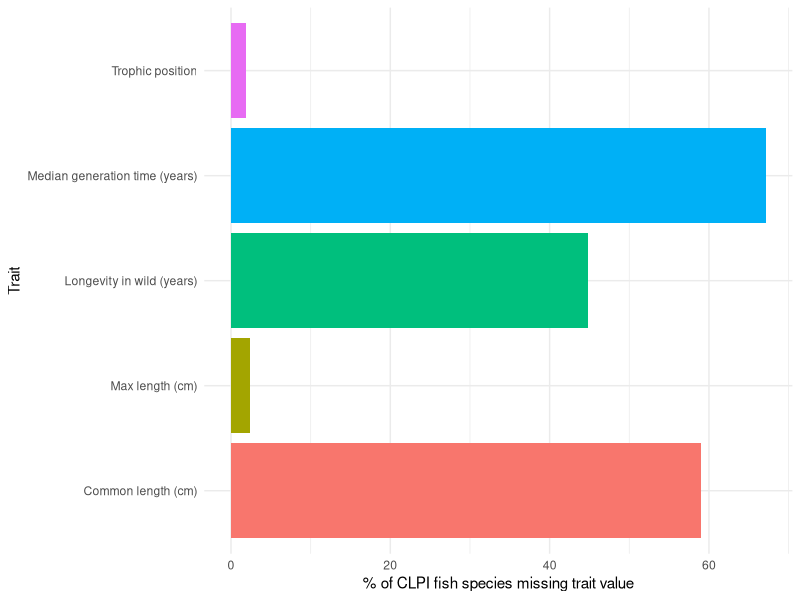
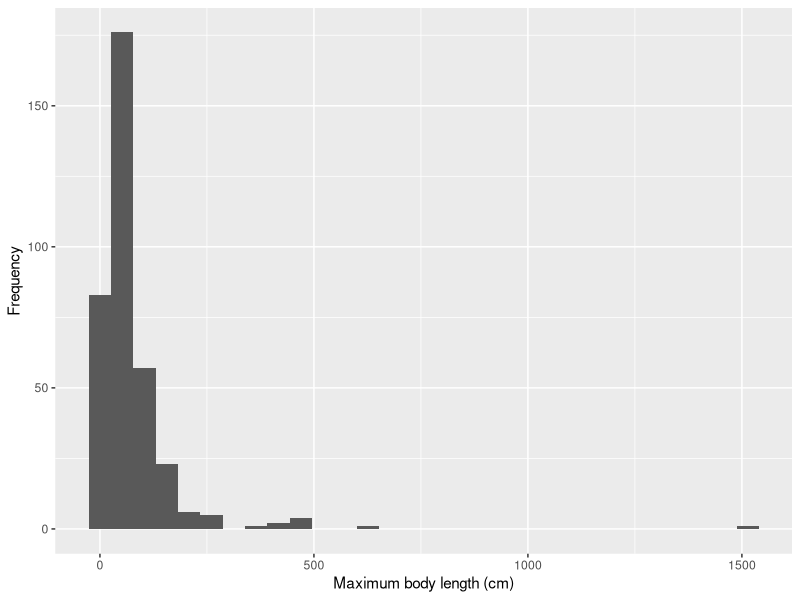
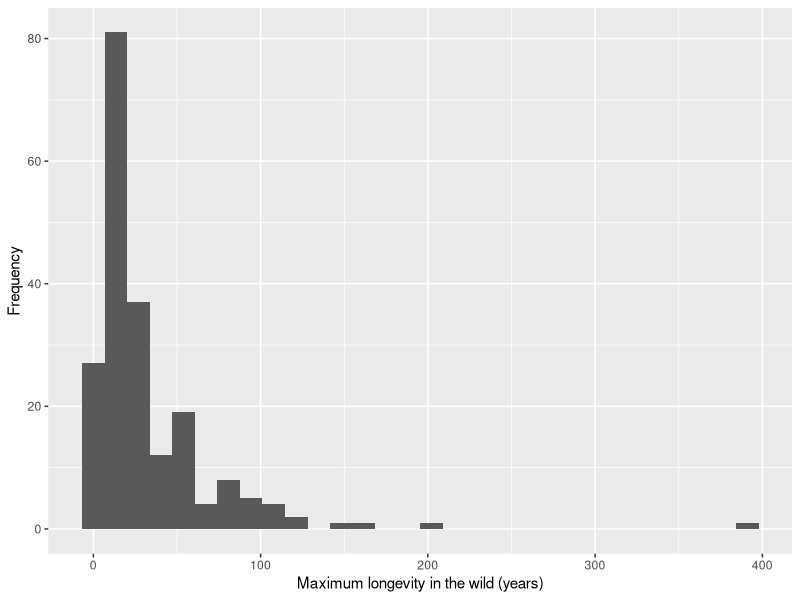
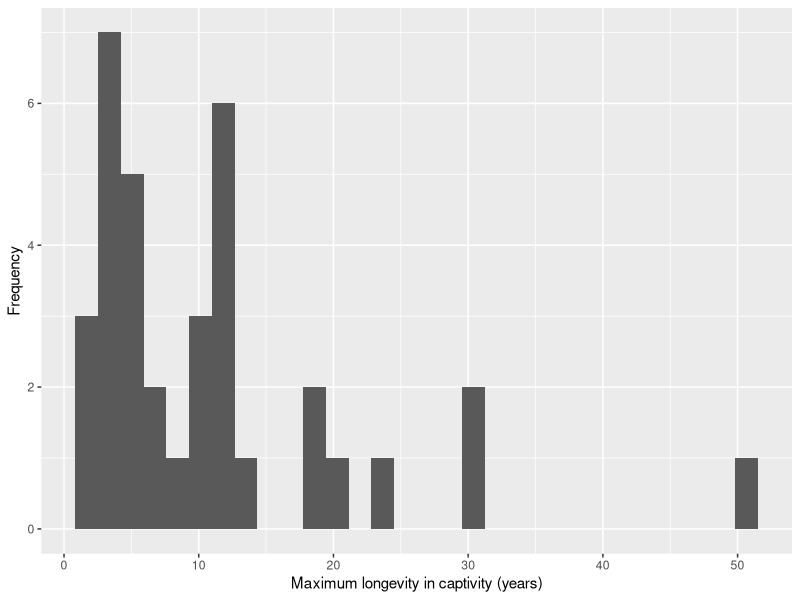
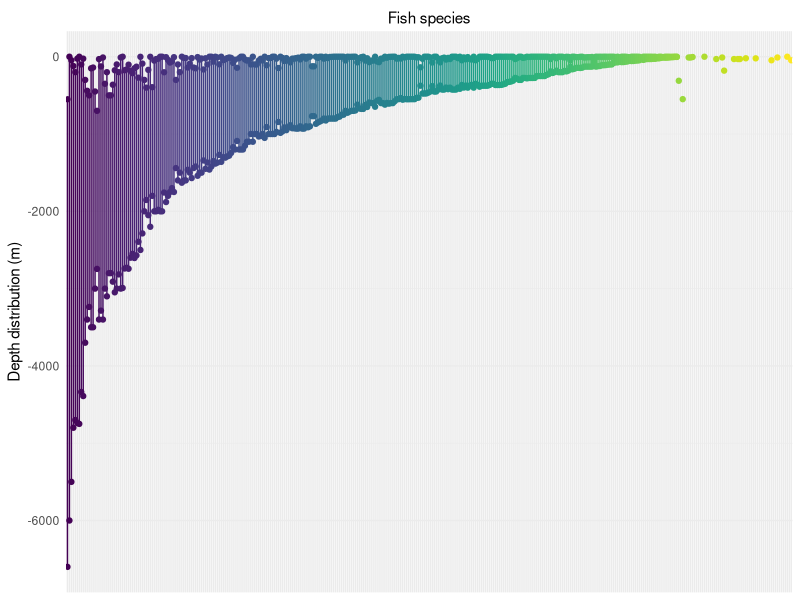
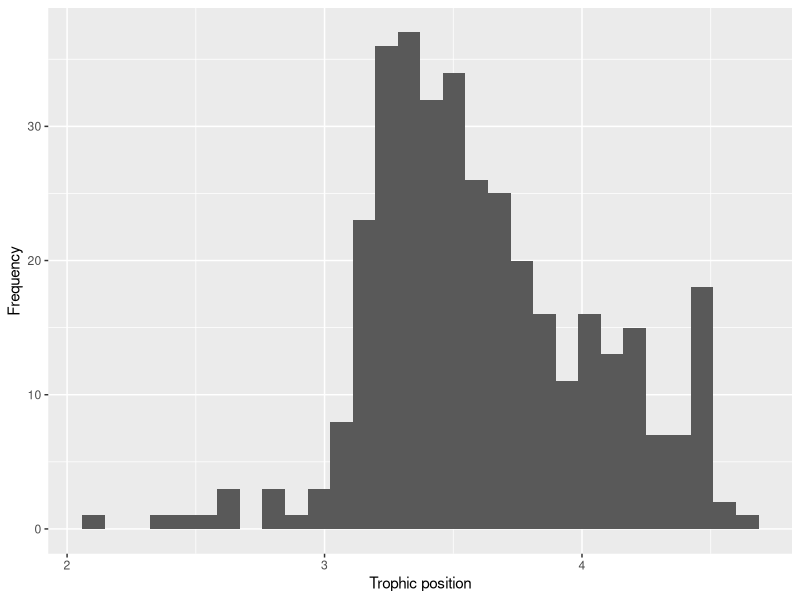
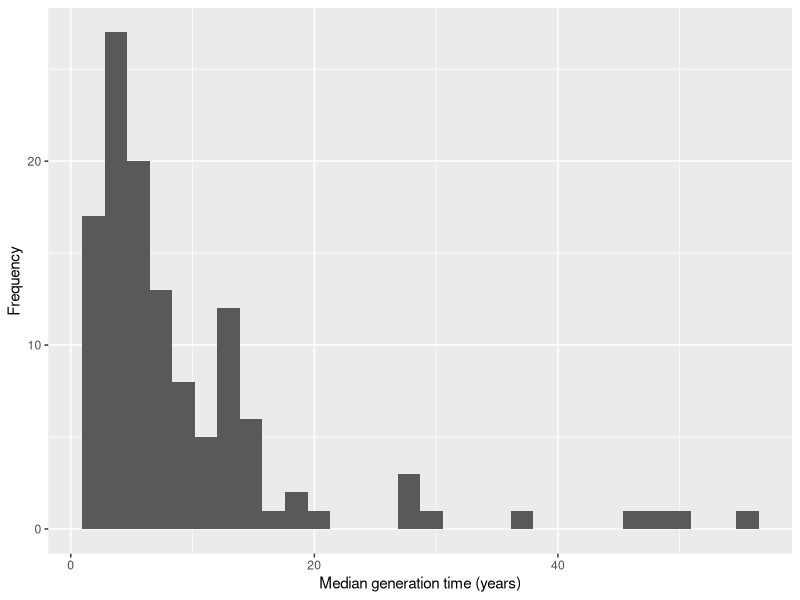
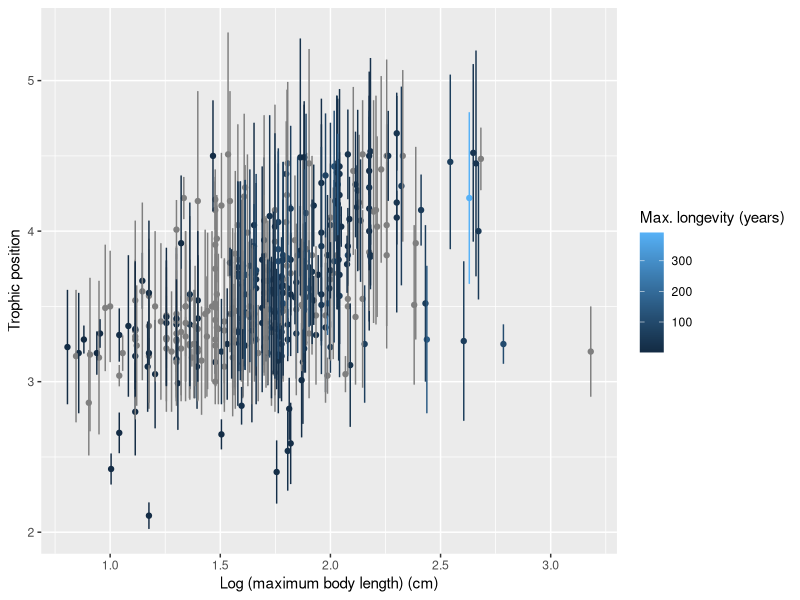

Reproduce these figures in R, in order.
## ---- chunk 1
## script to explore fishbase data 
## developed by Nikki

library(tidyverse)
library(data.table)

knitr::opts_chunk$set(warning = FALSE, message = FALSE) 

## read in data:
clpi_fish <- fread('../data-clean/clpi_fishbase_merge.csv')

## subset to just traits:
traits <- clpi_fish %>%
  select(Binomial, c(89:112)) %>%
  unique()

## ---- chunk 2
## how complete are traits?
nas <- data.frame(trait = names(colSums(is.na(traits))), nas = colSums(is.na(traits))) %>%
  mutate(prop_missing = as.numeric(as.character(nas))/368) 

nas %>%
  filter(trait %in% c("LongevityWild", "Length", "CommonLength", "Troph", "Median_T")) %>%
  ggplot(., aes(x = trait, y = prop_missing*100, fill = trait)) + geom_col() +
  labs(x = "Trait", y = '% of CLPI fish species missing trait value') +
  scale_x_discrete(labels = c("Common length (cm)", "Max length (cm)", "Longevity in wild (years)", 
                              "Median generation time (years)", "Trophic position")) +
  guides(fill = F) +
  coord_flip() +
  theme_minimal()

## ---- chunk 3
traits %>%
  ggplot(., aes(x = Length)) + geom_histogram(bins = 30) + 
  labs(x = 'Maximum body length (cm)', y = "Frequency")

traits %>%
  ggplot(., aes(x = LongevityWild)) + geom_histogram() + 
  labs(x = 'Maximum longevity in the wild (years)', y = "Frequency")

traits %>%
  ggplot(., aes(x = LongevityCaptive)) + geom_histogram() + 
  labs(x = 'Maximum longevity in captivity (years)', y = "Frequency")

## order:
b <- traits %>%
  mutate(breadth = abs(DepthRangeShallow) + abs(DepthRangeDeep)) %>%
  arrange(desc(breadth)) %>%
  .$Binomial %>%
  unique()

## Depth distribution:
traits %>%
  gather(key = 'depth_lim_type', value = "depth", 
         c("DepthRangeShallow", "DepthRangeDeep")) %>%
  mutate(depth = as.numeric(as.character(depth))) %>%
  mutate(depth = ifelse(depth > 0, depth-2*depth, depth)) %>%
  mutate(Binomial = factor(.$Binomial, levels = b, ordered = T)) %>%
  ggplot(., aes(y = depth, x = Binomial, colour = Binomial)) +
  geom_point()  +
  geom_line() + 
  guides(colour = F) +
  scale_x_discrete(labels = NULL, position = "top") +
  theme_minimal() + 
  labs(x = 'Fish species', y = "Depth distribution (m)")

## ---- chunk 4
traits %>%
  ggplot(., aes(x = Troph)) + geom_histogram() + 
  labs(x = 'Trophic position', y = "Frequency")

traits %>%
  ggplot(., aes(x = Median_T)) + geom_histogram() + 
           labs(x = 'Median generation time (years)', y = "Frequency")
## ---- chunk 5
traits %>%
  mutate(upper = Troph + seTroph, lower = Troph - seTroph) %>%
  ggplot(., aes(y = Troph, x = log10(Length), col = LongevityWild)) + geom_point() + 
  labs(y = 'Trophic position', x = 'Log (maximum body length) (cm)', 
       col = "Max. longevity (years)") + 
  geom_errorbar(aes(ymin = lower, ymax = upper))
## ---- chunk 6
traits %>%
  ggplot(., aes(y = Median_T, x = LongevityWild)) + geom_point() + 
  labs(y = 'Median generation time (years)', x = "Maximum longevity in wild (years)") +
  geom_errorbar(aes(ymin = lcl_T, ymax = ucl_T))
